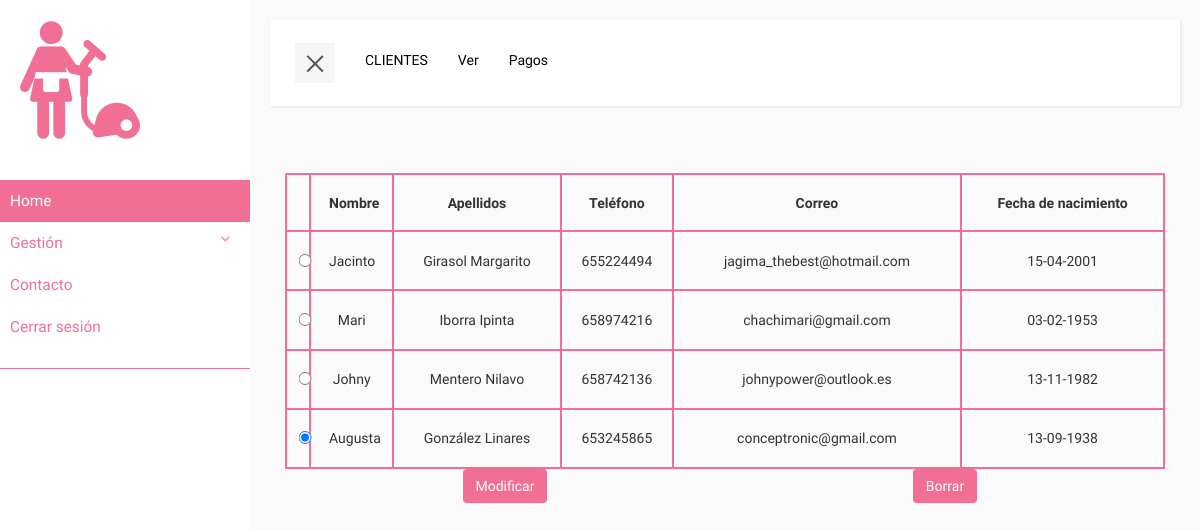
/ProyectoNetbeans/assets/components/home/view.php?gestion=clientes (signed in), run on the app's committed database.
### tables this page shows
CREATE TABLE `cliente` (
  `P_cliente` int(11) NOT NULL,
  `formaPago` varchar(20) NOT NULL,
  `nCuenta` varchar(50) NOT NULL,
  `A_usuario` int(11) NOT NULL
);

CREATE TABLE `usuario` (
  `P_Usuario` int(11) NOT NULL,
  `usuario` varchar(20) NOT NULL,
  `contrasena` varchar(32) NOT NULL,
  `nombre` varchar(40) NOT NULL,
  `apellidos` varchar(40) NOT NULL,
  `dni` varchar(9) NOT NULL,
  `telefono` int(10) NOT NULL,
  `correo` varchar(100) NOT NULL,
  `fechaNacimiento` date NOT NULL,
  `rol` enum('CLIENTE','EMPLEADO') NOT NULL
);

### ProyectoNetbeans/assets/components/home/model.php (called while the page is built, shortened)
<?php
require_once './../clases/usuario.php';
require_once './../clases/cliente.php';
class modelClass
{
    function verClientes()
    {
        try {
            $opciones = array(PDO::MYSQL_ATTR_INIT_COMMAND => "SET NAMES utf8");
            $conn = new PDO('mysql:host=localhost;dbname=2019p_icarazo', 'root', '', $opciones);
            $conn->setAttribute(PDO::ATTR_ERRMODE, PDO::ERRMODE_EXCEPTION);
        } catch (PDOException $e) {
            echo $e->getCode();
            echo 'Error en la conexión: ' . $e->getMessage();
            exit();
        }
        $stmt = $conn->prepare("SELECT * FROM usuario u, cliente c WHERE u.P_Usuario = c.A_usuario AND u.rol='CLIENTE'");
        $stmt->execute();
        $clientes = array();
        $resultado = $stmt->fetch();
        while ($resultado != null) {
            $cliente = new Cliente($resultado);
            array_push($clientes, $cliente);
            $resultado = $stmt->fetch();
        }
        return $clientes;
    }
}

### ProyectoNetbeans/assets/components/clases/cliente.php (called while the page is built, shortened)
<?php
require_once 'usuario.php';
class Cliente extends Usuario{
    public function __construct($row) {
        $this->P_Usuario = $row["P_Usuario"];
        $this->nombre = $row["nombre"];
        $this->apellidos = $row["apellidos"];
        $this->telefono = $row["telefono"];
        $this->correo = $row["correo"];
        $this->fechaNacimiento = $row["fechaNacimiento"];
    }
}

### ProyectoNetbeans/assets/components/clases/usuario.php (called while the page is built, shortened)
<?php
class Usuario{
    private $P_Usuario;
    private $nombre;
    private $apellidos;
    private $telefono;
    private $correo;
    private $fechaNacimiento;
    public function __construct($row) {
        $this->P_Usuario = $row["P_Usuario"];
        $this->nombre = $row["nombre"];
        $this->apellidos = $row["apellidos"];
        $this->telefono = $row["telefono"];
        $this->correo = $row["correo"];
        $this->fechaNacimiento = $row["fechaNacimiento"];
    }
    public function getP_Usuario(){
        return $this->P_Usuario;
    }
    public function getNombre(){
        return $this->nombre;
    }
    public function getApellidos(){
        return $this->apellidos;
    }
    public function getTelefono(){
        return $this->telefono;
    }
    public function getCorreo(){
        return $this->correo;
    }
    public function getFechaNacimiento(){
        return $this->fechaNacimiento;
    }
}

### ProyectoNetbeans/assets/components/home/controller-clientes.php (the view, shortened to what this page needs)
<?php
function tablaVistaClientes(){
    $tablaHTML= "<div id='tablaVista' class='container-fluid'>
    <form method='POST' action='?cliente=modificar'>
        <table class='col-md-12 table-bordered table-hover table-responsive'>
            <thead>
                <tr>
                    <th>&nbsp;&nbsp;&nbsp;&nbsp;</th>
                    <th class='text-center'>Nombre</th>
                    <th class='text-center'>Apellidos</th>
                    <th class='text-center'>Teléfono</th>
                    <th class='text-center'>Correo</th>
                    <th class='text-center'>Fecha de nacimiento</th>
                </tr>
            </thead>
            <tbody>";
            $model = new modelClass();
            $clientes = $model->verClientes();
            foreach ($clientes as $value) {
                $tablaHTML.= "
        <tr>
            <td>
                <input class='radio' type='radio' value='" . $value->getP_Usuario() . "' name='btnRadioCli' checked>
            </td>
            <td class='text-center'>" . $value->getNombre() . "</td>
            <td class='text-center'>" . $value->getApellidos() . "</td>
            <td class='text-center'>" . $value->getTelefono() . "</td>
            <td class='text-center'>" . $value->getCorreo() . "</td>
            <td class='text-center'>" . date("d-m-Y", strtotime($value->getFechaNacimiento())) . "</td>
        </tr>";
    }
    $tablaHTML.= "</tbody>
    </table>
    <div class='col-md-6'>
            <button id='modificarCliente' name='modificarCliente' type='submit' class='btn estilo-btn modBorr center-block'>Modificar</button>
        </div>
</form>
<div class='col-md-6'>
    <form method='POST' action='?cliente=ver'>
        <button id='borrarCliente' name='borrarCliente' type='submit' class='btn estilo-btn modBorr center-block'>Borrar</button>
    </form>
</div>
</div>";
return $tablaHTML;
}
function formShowClientes(){
$contenido ="" .
tablaVistaClientes()
 . "";
return $contenido;
}
function menuClientes($tipoGestion){
    $contenido = "<div class=' col-md-12 collapse navbar-collapse' id='bs-example-navbar-collapse-1'>
    <ul class='nav navbar-nav navbar-right'>
        <li><a>". strtoupper($tipoGestion) ."</a></li>
        <li><a href='?cliente=ver'>Ver</a></li>
        <li><a href='?cliente=pagos'>Pagos</a></li>
    </ul>
</div>
</div>
</nav>";
    return $contenido;
}

### ProyectoNetbeans/assets/css/home.css (style rules this page uses)
* { font-family: 'Cousine'; }
body { background: #fafafa; }
a, a:hover, a:focus { color: inherit; text-decoration: none; transition: all 0.3s; }
.navbar-default .navbar-nav>li>a { color: black; }
@media (min-width: 769px) { #tablaVista { padding-top: 3%; } }
@media (min-width: 769px) { #tablaVista th, #tablaVista td { padding: 2%; } }
.estilo-btn { background-color: #f16e94 !important; color: #fff; }
#tablaVista table, #tablaVista th, #tablaVista td { border: 2px solid #f16e94; }
.radio { display: inline-block; left: 50%; transform: translateX(-50%); }

### data on the page
cliente: A_usuario.nombre "Jacinto", A_usuario.apellidos "Girasol Margarito", A_usuario.telefono "655224494", A_usuario.correo "jagima_thebest@hotmail.com", A_usuario.fechaNacimiento "15-04-2001"
cliente: A_usuario.nombre "Mari", A_usuario.apellidos "Iborra Ipinta", A_usuario.telefono "658974216", A_usuario.correo "chachimari@gmail.com", A_usuario.fechaNacimiento "03-02-1953"
cliente: A_usuario.nombre "Johny", A_usuario.apellidos "Mentero Nilavo", A_usuario.telefono "658742136", A_usuario.correo "johnypower@outlook.es", A_usuario.fechaNacimiento "13-11-1982"
cliente: A_usuario.nombre "Augusta", A_usuario.apellidos "González Linares", A_usuario.telefono "653245865", A_usuario.correo "conceptronic@gmail.com", A_usuario.fechaNacimiento "13-09-1938"

### other printed values
$tipoGestion "CLIENTES"
